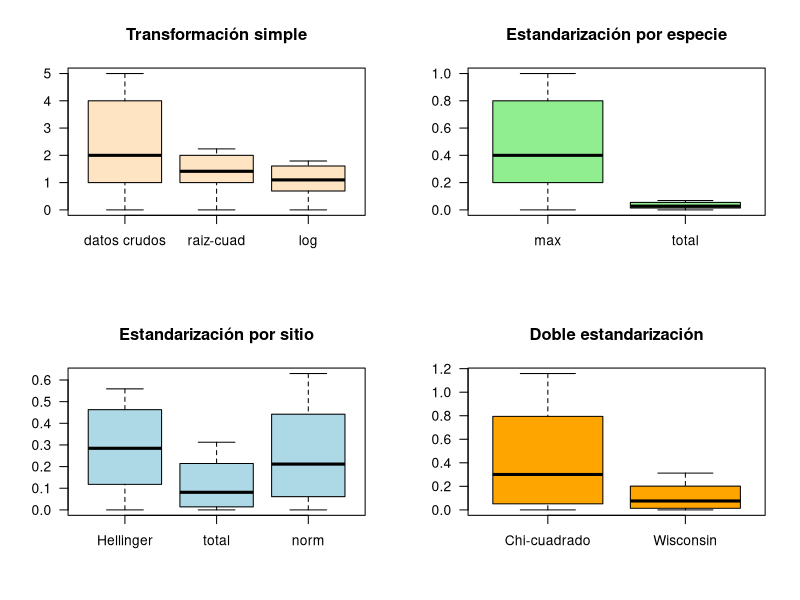
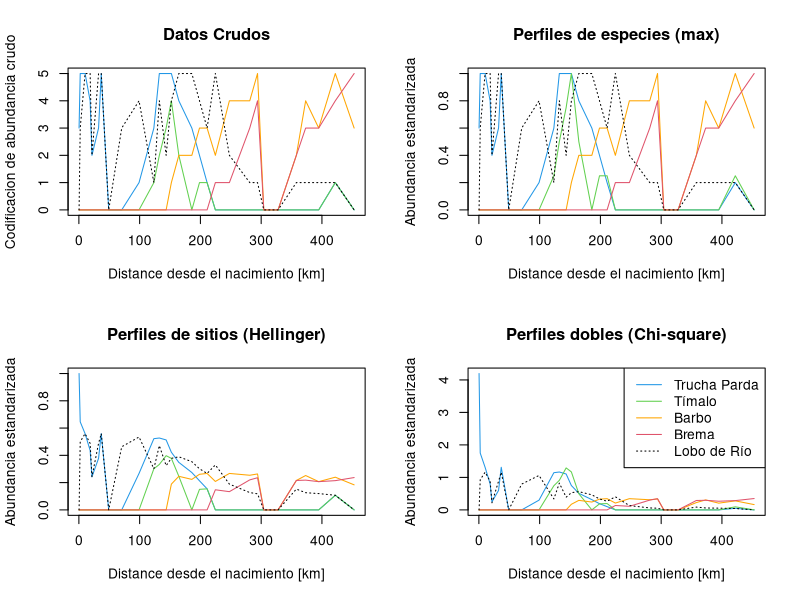
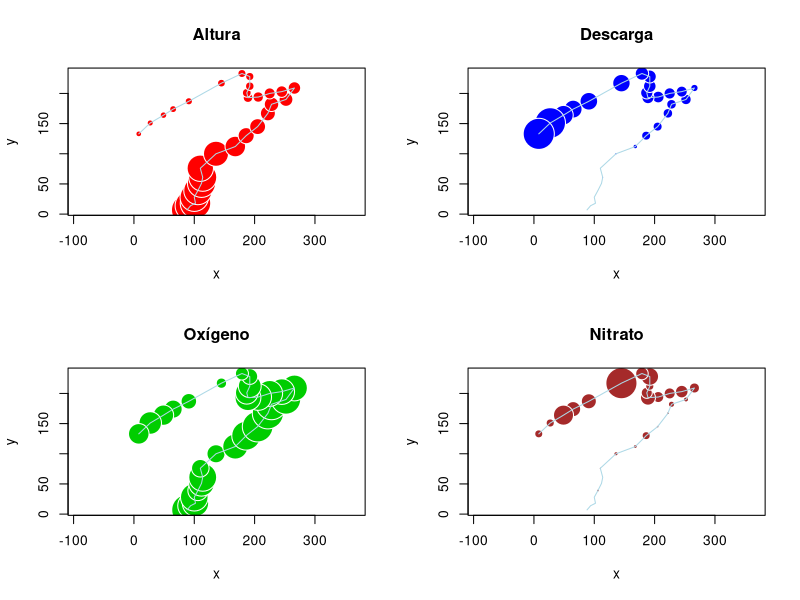
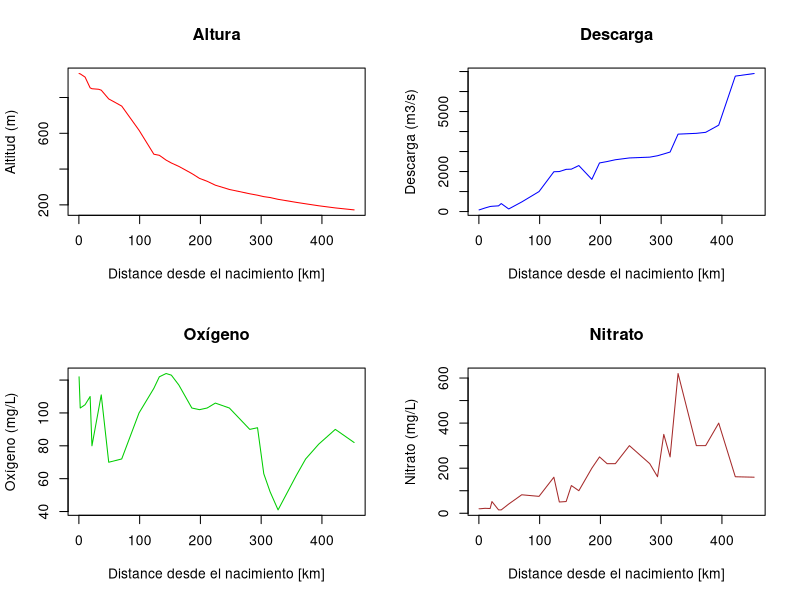
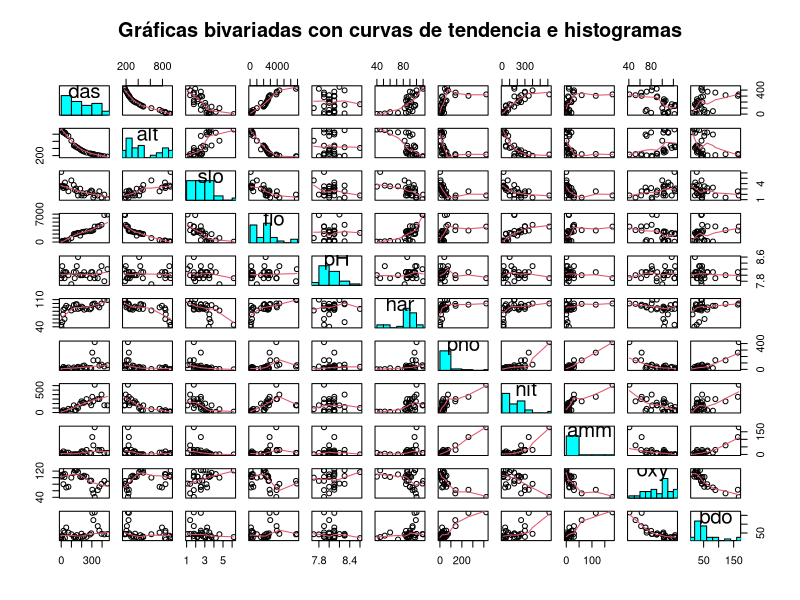
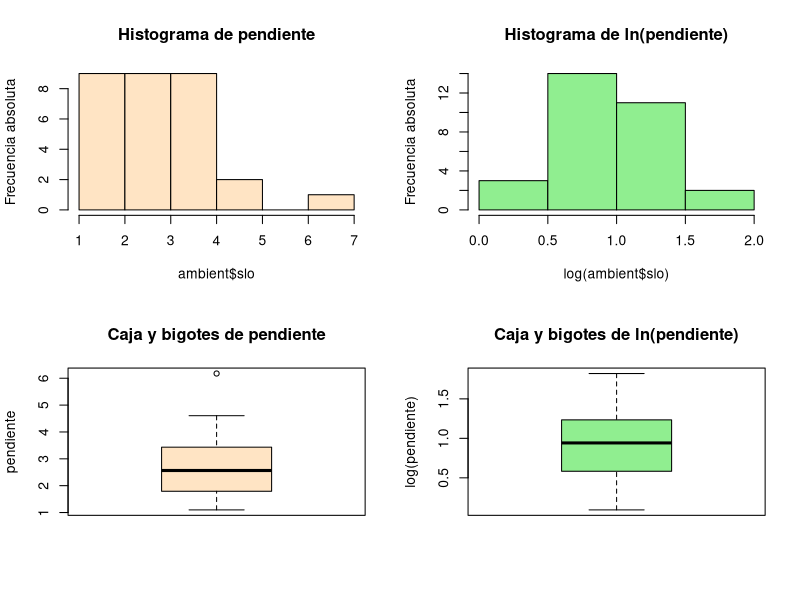

These figures' R source, in order:
## ---- chunk 1
knitr::opts_chunk$set(fig.width=11, 
                      fig.height=11)
## ---- chunk 2
ambient<-read.csv2("ambientales.csv",enc="latin1",row.names=1)
peces<-read.csv2("peces.csv",enc="latin1",row.names=1)
locs<-read.csv2("localidades.csv",enc="latin1",row.names=1)
nomEspec<-read.csv2("nombresdeespecies.csv",enc="latin1")
nomVarAmbient<-read.csv2("Nombresdevariablesambientales.csv",enc="latin1")
## ---- chunk 3
#------------------------------------------------------------------------------#
# Uso de la función diversity() del paquete vegan
require(vegan)
# Ayuda de la función diversity()
?diversity

N0 <- rowSums(peces > 0)         # Riqueza de especies
H <- diversity(peces)            # Entropía de Shannon
N1 <- exp(H)                     # Diversidad de Shannon (abundancia de especies)
N2 <- diversity(peces, "inv")    # Diversidad de Simpson (número de species dominantes)
J <- H/log(N0)                   # Índice de equitatividad de Pielou
E10 <- N1/N0                     # Equitatividad de Shannon (razón de Hill)
E20 <- N2/N0                     # Equitatividad de Simpson (razón de Hill)
(div <- data.frame(N0, H, N1, N2, E10, E20, J))
## ---- chunk 4
#------------------------------------------------------------------------------#
require(vegan)
# Ayuda de la función decostand().
?decostand

# Transformaciones simples
# Visión parcial de los datos crudos (códigos de abundancia)
peces[1:5, 2:4]
# Transformación de abundancias a presencia-ausencia (1-0)
peces.pa <- decostand(peces, method="pa")
peces.pa[1:5, 2:4]
## ---- chunk 5
#------------------------------------------------------------------------------#
# Escalado de abundancias mediante la división 
# por el máximo valor para cada especie.
# Nota: MARGIN=2 (por columna, valor por omisión) para este método.
peces.scal <- decostand(peces, "max")
peces.scal[1:5,2:4]
# Despliegue del máximo por columna
apply(peces.scal, 2, max)

# Escalado de abundancias mediante la división
# del total de especies.
# (Abundancia relativa por especies)
# Nota: MARGIN=2 para este método
peces.relsp <- decostand(peces, "total", MARGIN=2)
peces.relsp[1:5,2:4]
# Despligue la suma por columna
apply(peces.relsp, 2, sum)
## ---- chunk 6
#------------------------------------------------------------------------------#
# Escalado de abundancias mediante la división por el total de sitios.
# (abundancias relativas dividiendo por sitio)
# Nota: MARGIN=1 (valor por omisión) para este método.
peces.rel <- decostand(peces, "total")
peces.rel[1:5,2:4]
# Despligue de la suma de las filas por verctor para determinar si
# el escalado funcionó adecuadamente.
apply(peces.rel, 1, sum)

# Dado una longitud de 1 para cada fila (Normalización euclídea)
peces.norm <- decostand(peces, "normalize")
peces.norm[1:5,2:4]
# Vefificar la norma de los vectores fílas.
norm <- function(x) sqrt(x%*%x)
apply(peces.norm, 1, norm)

# Cálculo de la raiz cuadrada de la abundancia por sitio
peces.hel <- decostand(peces, "hellinger")
peces.hel[1:5,2:4]
# Verificar la noram de los vectores filas.
apply(peces.hel, 1, norm)
## ---- chunk 7
#------------------------------------------------------------------------------#
# Transformación chi-cuadrada.
peces.chi <- decostand(peces, "chi.square")
peces.chi[1:5,2:4]
# Verificación de lo que pasa en el sitio 8 que no fue encontrada
# ninguna especie.
peces.chi[7:9,]

# Estandarización Wisconsin.
# Las abundancias se ranquean primero por el número de especies máxima
# y luego por el total de sitios.
peces.wis <- wisconsin(peces)
peces.wis[1:5,2:4]

# Diagramas de caja y bigotes de las abundancias transfomrada
# de una especie común (stone loach (lobo de río, barbatula barbatula))
op<-par(no.readonly=TRUE)
par(mfrow=c(2,2))
boxplot(peces$Neba, sqrt(peces$Neba), log1p(peces$Neba),
        las=1, main="Transformación simple",
        names=c("datos crudos", "raiz-cuad", "log"), col="bisque")
boxplot(peces.scal$Neba, peces.relsp$Neba,
        las=1, main="Estandarización por especie",
        names=c("max", "total"), col="lightgreen")
boxplot(peces.hel$Neba, peces.rel$Neba, peces.norm$Neba,
        las=1, main="Estandarización por sitio",
        names=c("Hellinger", "total", "norm"), col="lightblue")
boxplot(peces.chi$Neba, peces.wis$Neba,
        las=1, main="Doble estandarización",
        names=c("Chi-cuadrado", "Wisconsin"), col="orange")
par(op)

## ---- chunk 8
# Graficación de perfiles a lo largo del 
# gradiente nacimiento-desembocadura.
op<-par(no.readonly=TRUE)
par(mfrow=c(2,2))
plot(ambient$das, peces$Satr, type="l", col=4, main="Datos Crudos",
     xlab="Distance desde el nacimiento [km]",
     ylab="Codificacion de abundancia crudo")
lines(ambient$das, peces$Thth, col=3)
lines(ambient$das, peces$Baba, col="orange")
lines(ambient$das, peces$Abbr, col=2)
lines(ambient$das, peces$Neba, col=1, lty="dotted")

plot(ambient$das, peces.scal$Satr, type="l", col=4, 
     main="Perfiles de especies (max)",
     xlab="Distance desde el nacimiento [km]", ylab="Abundancia estandarizada")
lines(ambient$das, peces.scal$Thth, col=3)
lines(ambient$das, peces.scal$Baba, col="orange")
lines(ambient$das, peces.scal$Abbr, col=2)
lines(ambient$das, peces.scal$Neba, col=1, lty="dotted")

plot(ambient$das, peces.hel$Satr, type="l", col=4,
     main="Perfiles de sitios (Hellinger)",
     xlab="Distance desde el nacimiento [km]", ylab="Abundancia estandarizada")
lines(ambient$das, peces.hel$Thth, col=3)
lines(ambient$das, peces.hel$Baba, col="orange")
lines(ambient$das, peces.hel$Abbr, col=2)
lines(ambient$das, peces.hel$Neba, col=1, lty="dotted")

plot(ambient$das, peces.chi$Satr, type="l", col=4,
     main="Perfiles dobles (Chi-square)",
     xlab="Distance desde el nacimiento [km]", ylab="Abundancia estandarizada")
lines(ambient$das, peces.chi$Thth, col=3)
lines(ambient$das, peces.chi$Baba, col="orange")
lines(ambient$das, peces.chi$Abbr, col=2)
lines(ambient$das, peces.chi$Neba, col=1, lty="dotted")
legend("topright", c("Trucha Parda", 
                     "Tímalo", 
                     "Barbo", 
                     "Brema",
                     "Lobo de Río"), col=c(4,3,"orange",2,1), lty=c(rep(1,4),3))
par(op)
## ---- chunk 9
#------------------------------------------------------------------------------#
op<-par(no.readonly=TRUE)
par(mfrow=c(2,2))
plot(locs, asp=1, main="Altura", pch=21, col="white", bg="red",
     cex=5*ambient$alt/max(ambient$alt), xlab="x", ylab="y")
lines(locs, col="light blue")
plot(locs, asp=1, main="Descarga", pch=21, col="white", bg="blue",
     cex=5*ambient$flo/max(ambient$flo), xlab="x", ylab="y")
lines(locs, col="light blue")
plot(locs, asp=1, main="Oxígeno", pch=21, col="white", bg="green3",
     cex=5*ambient$oxy/max(ambient$oxy), xlab="x", ylab="y")
lines(locs, col="light blue")
plot(locs, asp=1, main="Nitrato", pch=21, col="white", bg="brown",
     cex=5*ambient$nit/max(ambient$nit), xlab="x", ylab="y")
lines(locs, col="light blue")
par(op)


## ---- chunk 10
op<-par(no.readonly=TRUE)
par(mfrow=c(2,2))
plot(ambient$das, ambient$alt, type="l", xlab="Distance desde el nacimiento [km]", 
     ylab="Altitud (m)", col="red", main="Altura")
plot(ambient$das, ambient$flo, type="l", xlab="Distance desde el nacimiento [km]", 
     ylab="Descarga (m3/s)", col="blue", main="Descarga")
plot(ambient$das, ambient$oxy, type="l", xlab="Distance desde el nacimiento [km]", 
     ylab="Oxígeno (mg/L)", col="green3", main="Oxígeno")
plot(ambient$das, ambient$nit, type="l", xlab="Distance desde el nacimiento [km]", 
     ylab="Nitrato (mg/L)", col="brown", main="Nitrato")
par(op)



## ---- chunk 11
# Gráficas bivariadas con histogramas en la diagonal y
# curvas de tendencia suavizadas.
panel.hist <- function(x, ...)
{
  usr <- par("usr"); on.exit(par(usr))
  par(usr = c(usr[1:2], 0, 1.5) )
  h <- hist(x, plot = FALSE)
  breaks <- h$breaks; nB <- length(breaks)
  y <- h$counts; y <- y/max(y)
  rect(breaks[-nB], 0, breaks[-1], y, col = "cyan", ...)
}
op<-par(no.readonly=TRUE)
pairs(ambient, panel=panel.smooth, diag.panel=panel.hist,
      main="Gráficas bivariadas con curvas de tendencia e histogramas")
par(op)
## ---- chunk 12
range(ambient$slo)
# Transformación logarítimica de la variable pendiente (y=ln(x))
# Comparación de histogramas y diagramas de caja y bigotes de
# los datos crudos y transformados.
op<-par(no.readonly=TRUE)
par(mfrow=c(2,2))
hist(ambient$slo, col="bisque", right=FALSE,ylab="Frecuencia absoluta",
     main="Histograma de pendiente")
hist(log(ambient$slo), col="light green", right=F, 
     main="Histograma de ln(pendiente)",ylab="Frecuencia absoluta")
boxplot(ambient$slo, col="bisque", main="Caja y bigotes de pendiente",
        ylab="pendiente")
boxplot(log(ambient$slo), col="light green", 
        main="Caja y bigotes de ln(pendiente)",
        ylab="log(pendiente)")
op<-par(no.readonly=TRUE)

# Estandarización de todas las variables ambientales
# Centrado y escalado = variables estandarizadas o normalizadas (z-scores)
require(vegan)
ambient.z <- decostand(ambient, "standardize")
apply(ambient.z, 2, mean)	# means = 0
apply(ambient.z, 2, sd)		# standard deviations = 1

# La misma estandarización pero utilizando la función scale()
# Esta función devuelve una matriz.
ambient.z <- as.data.frame(scale(ambient))

